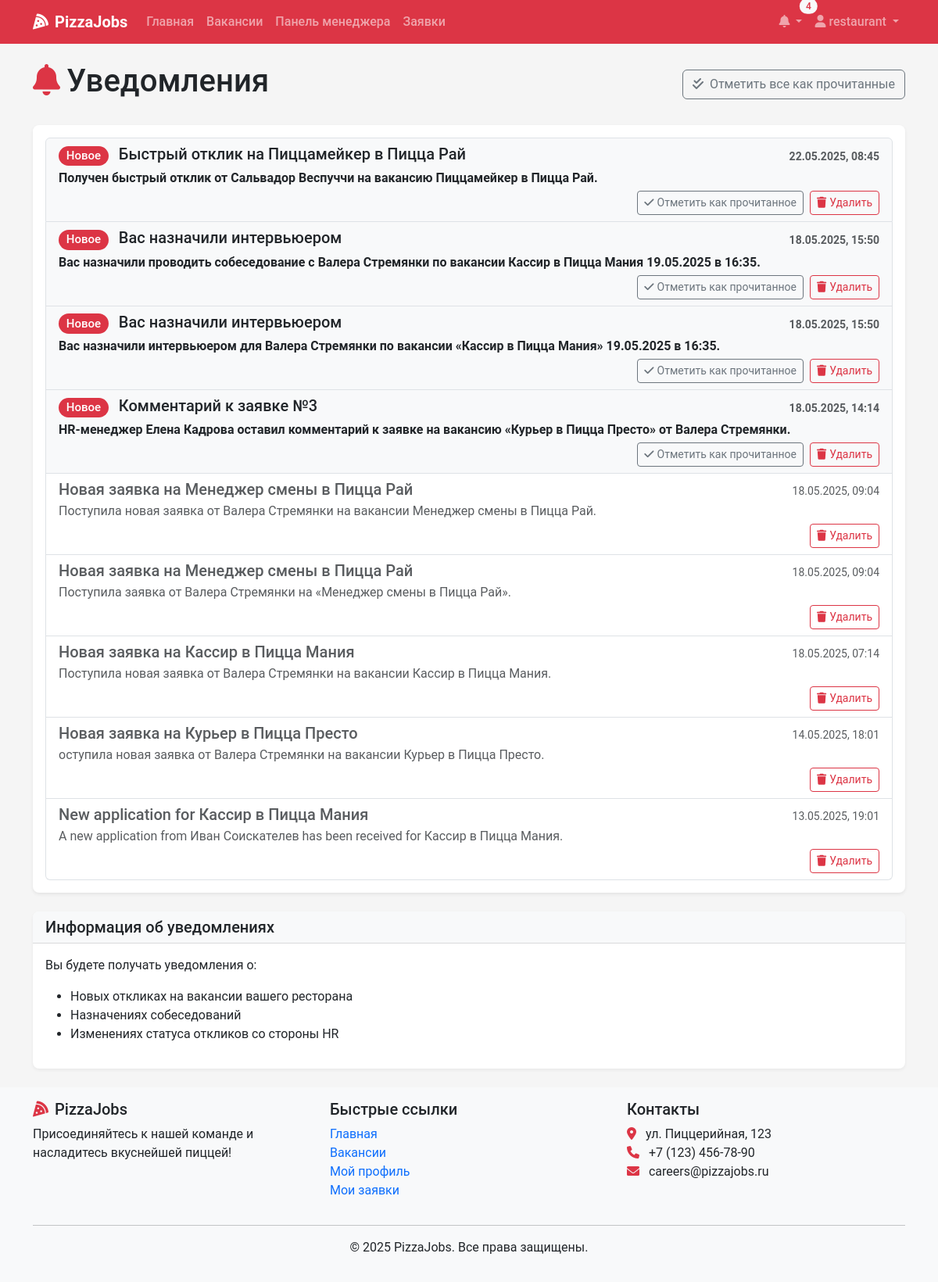
/notifications/ (signed in), run on an earlier commit of the app's database.
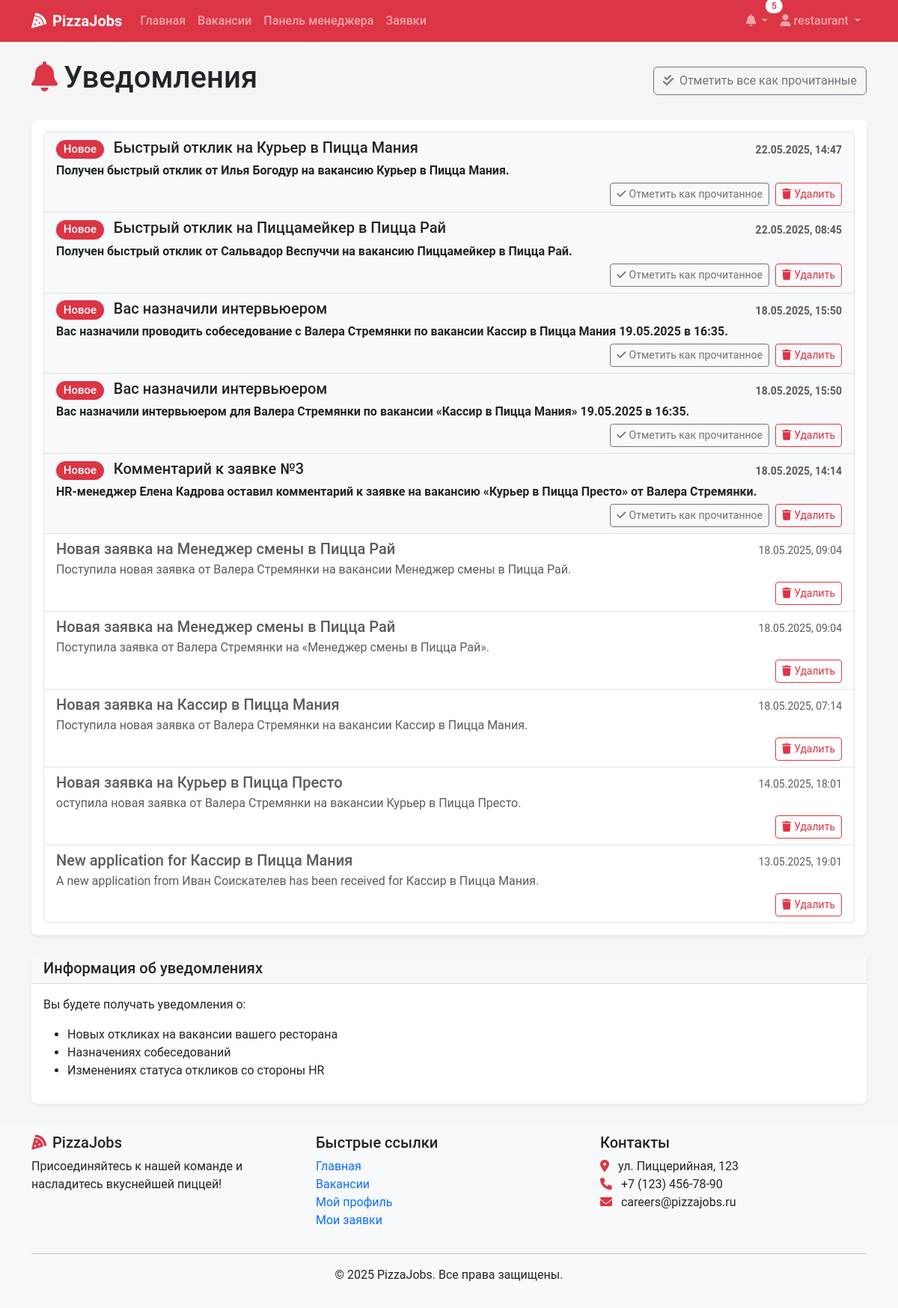
And on a later commit of the database.
### recruitment/models.py (models this page shows, shortened)
class Notification(models.Model):
    user = models.ForeignKey(User, on_delete=models.CASCADE, related_name='notifications')
    title = models.CharField(max_length=100)
    message = models.TextField()
    read = models.BooleanField(default=False)
    created_at = models.DateTimeField(auto_now_add=True)

### recruitment/views.py (the view, shortened to what this page needs)
# urls.py: path('notifications/', views.notifications, name='notifications'),
@login_required
def notifications(request):
    qs = Notification.objects.filter(user=request.user).order_by('-created_at')
    paginator = Paginator(qs, 20)
    page_obj = paginator.get_page(request.GET.get('page'))
    context = {
        'page_obj': page_obj,
        'unread_count': qs.filter(read=False).count(),
    }
    return render(request, 'notifications/list.html', context)

### recruitment/context_processors.py (called while the page is built)
def notifications_processor(request):
    if request.user.is_authenticated:
        unread_count = Notification.objects.filter(user=request.user, read=False).count()
        latest_notifs = Notification.objects.filter(user=request.user).order_by('-created_at')[:5]
    else:
        unread_count = 0
        latest_notifs = []
    return {
        'unread_count': unread_count,
        'latest_notifications': latest_notifs,
    }

### templates/notifications/list.html (shortened to what the changed rows need)
{% extends 'base.html' %}
{% block content %}
<div class="container">
    <div class="d-flex justify-content-between align-items-center mb-4">
        <h1><i class="fas fa-bell me-2 text-danger"></i>Уведомления</h1>
    </div>
    <div class="card shadow">
        <div class="card-body">
            {% if page_obj %}
                <div class="list-group">
                    {% for notification in page_obj %}
                        <div class="list-group-item list-group-item-action
                                    {% if not notification.read %}fw-bold bg-light{% else %}bg-white text-muted{% endif %}">
                            <div class="d-flex w-100 justify-content-between align-items-center">
                                <h5 class="mb-1">
                                    {% if not notification.read %}
                                        <span class="badge rounded-pill bg-danger me-2">Новое</span>
                                    {% endif %}
                                    {{ notification.title }}
                                </h5>
                                <small class="text-muted">
                                    {{ notification.created_at|date:"d.m.Y, H:i" }}
                                </small>
                            </div>
                            <p class="mb-1">{{ notification.message }}</p>
                            <div class="d-flex justify-content-end gap-2">
                                {% if not notification.read %}
                                    <form method="post" action="{% url 'notifications' %}" class="d-inline">
                                        <button type="submit" name="mark_read" value="{{ notification.id }}"
                                                class="btn btn-sm btn-outline-secondary">
                                            <i class="fas fa-check me-1"></i>Отметить как прочитанное
                                        </button>
                                    </form>
                                {% endif %}
                                <form method="post" action="{% url 'notifications' %}" class="d-inline">
                                    <button type="submit" name="delete" value="{{ notification.id }}"
                                            class="btn btn-sm btn-outline-danger">
                                        <i class="fas fa-trash me-1"></i>Удалить
                                    </button>
                                </form>
                            </div>
                        </div>
                    {% endfor %}
                </div>
            {% else %}
                <div class="alert alert-info">
                    <i class="fas fa-info-circle me-2"></i>У вас пока нет уведомлений.
                </div>
            {% endif %}
        </div>
    </div>
</div>
{% endblock %}

### templates/base.html (shortened to what the changed rows need)
<!DOCTYPE html>
<html lang="ru">
<head>
    <link href="https://cdn.jsdelivr.net/npm/bootstrap@5.3.0-alpha1/dist/css/bootstrap.min.css" rel="stylesheet">
    <link rel="stylesheet" href="https://cdnjs.cloudflare.com/ajax/libs/font-awesome/6.0.0/css/all.min.css">
    <link rel="stylesheet" href="/static/css/main.css">
</head>
<body>
    <nav class="navbar navbar-expand-lg navbar-dark bg-danger sticky-top">
        <div class="container">
            <div class="collapse navbar-collapse" id="navbarNav">
                <ul class="navbar-nav">
                    {% if user.is_authenticated %}
                        <li class="nav-item dropdown">
                            <a class="nav-link dropdown-toggle position-relative" href="#" id="notificationDropdown" role="button" data-bs-toggle="dropdown">
                                <i class="fas fa-bell"></i>
                                {% if unread_count %}
                                    <span class="badge rounded-pill bg-light text-danger position-absolute top-0 start-100 translate-middle">
                                        {{ unread_count }}
                                    </span>
                                {% endif %}
                            </a>
                        </li>
                    {% endif %}
                </ul>
            </div>
        </div>
    </nav>
    <main class="py-4">
        {% block content %}{% endblock %}
    </main>
</body>
</html>

What changed in the data, as far as the page shows it:
added Notification: read "Новое", title "Быстрый отклик на Курьер в Пицца Мания", created_at "22.05.2025, 14:47", message "Получен быстрый отклик от Илья Богодур на вакансию Курьер в Пицца Мания.", {{ notification.id }} 31 (drawn)
Also different on the page:
{{ unread_count }}: "4" → "5"
